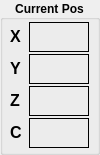
         <widget class="QGroupBox" name="axesGB">
          <property name="sizePolicy">
           <sizepolicy hsizetype="Fixed" vsizetype="Preferred">
            <horstretch>0</horstretch>
            <verstretch>0</verstretch>
           </sizepolicy>
          </property>
          <property name="minimumSize">
           <size>
            <width>90</width>
            <height>0</height>
           </size>
          </property>
          <property name="maximumSize">
           <size>
            <width>100</width>
            <height>16777215</height>
           </size>
          </property>
          <property name="font">
           <font>
            <weight>75</weight>
            <bold>true</bold>
           </font>
          </property>
          <property name="layoutDirection">
           <enum>Qt::LeftToRight</enum>
          </property>
          <property name="title">
           <string>Current Pos</string>
          </property>
          <property name="alignment">
           <set>Qt::AlignCenter</set>
          </property>
          <property name="flat">
           <bool>true</bool>
          </property>
          <property name="checkable">
           <bool>false</bool>
          </property>
          <layout class="QGridLayout" name="gridLayout_8">
           <property name="leftMargin">
            <number>2</number>
           </property>
           <property name="topMargin">
            <number>2</number>
           </property>
           <property name="rightMargin">
            <number>2</number>
           </property>
           <property name="bottomMargin">
            <number>2</number>
           </property>
           <property name="spacing">
            <number>2</number>
           </property>
           <item row="2" column="0">
            <widget class="QLabel" name="label_9">
             <property name="sizePolicy">
              <sizepolicy hsizetype="Fixed" vsizetype="Fixed">
               <horstretch>0</horstretch>
               <verstretch>0</verstretch>
              </sizepolicy>
             </property>
             <property name="font">
              <font>
               <pointsize>12</pointsize>
               <weight>75</weight>
               <italic>false</italic>
               <bold>true</bold>
               <stylestrategy>PreferAntialias</stylestrategy>
              </font>
             </property>
             <property name="text">
              <string>Y</string>
             </property>
            </widget>
           </item>
           <item row="2" column="1">
            <widget class="QLabel" name="position_Y">
             <property name="sizePolicy">
              <sizepolicy hsizetype="Fixed" vsizetype="Minimum">
               <horstretch>0</horstretch>
               <verstretch>0</verstretch>
              </sizepolicy>
             </property>
             <property name="minimumSize">
              <size>
               <width>60</width>
               <height>30</height>
              </size>
             </property>
             <property name="baseSize">
              <size>
               <width>0</width>
               <height>0</height>
              </size>
             </property>
             <property name="frameShape">
              <enum>QFrame::Box</enum>
             </property>
             <property name="text">
              <string/>
             </property>
            </widget>
           </item>
           <item row="3" column="1">
            <widget class="QLabel" name="position_Z">
             <property name="sizePolicy">
              <sizepolicy hsizetype="Fixed" vsizetype="Minimum">
               <horstretch>0</horstretch>
               <verstretch>0</verstretch>
              </sizepolicy>
             </property>
             <property name="minimumSize">
              <size>
               <width>60</width>
               <height>30</height>
              </size>
             </property>
             <property name="baseSize">
              <size>
               <width>0</width>
               <height>0</height>
              </size>
             </property>
             <property name="frameShape">
              <enum>QFrame::Box</enum>
             </property>
             <property name="text">
              <string/>
             </property>
            </widget>
           </item>
           <item row="0" column="0">
            <widget class="QLabel" name="label_8">
             <property name="sizePolicy">
              <sizepolicy hsizetype="Fixed" vsizetype="Fixed">
               <horstretch>0</horstretch>
               <verstretch>0</verstretch>
              </sizepolicy>
             </property>
             <property name="font">
              <font>
               <pointsize>12</pointsize>
               <weight>75</weight>
               <italic>false</italic>
               <bold>true</bold>
               <stylestrategy>PreferAntialias</stylestrategy>
              </font>
             </property>
             <property name="text">
              <string>X</string>
             </property>
            </widget>
           </item>
           <item row="4" column="1">
            <widget class="QLabel" name="position_C">
             <property name="sizePolicy">
              <sizepolicy hsizetype="Minimum" vsizetype="Minimum">
               <horstretch>0</horstretch>
               <verstretch>0</verstretch>
              </sizepolicy>
             </property>
             <property name="minimumSize">
              <size>
               <width>60</width>
               <height>30</height>
              </size>
             </property>
             <property name="baseSize">
              <size>
               <width>0</width>
               <height>0</height>
              </size>
             </property>
             <property name="frameShape">
              <enum>QFrame::Box</enum>
             </property>
             <property name="text">
              <string/>
             </property>
            </widget>
           </item>
           <item row="3" column="0">
            <widget class="QLabel" name="label_10">
             <property name="sizePolicy">
              <sizepolicy hsizetype="Fixed" vsizetype="Fixed">
               <horstretch>0</horstretch>
               <verstretch>0</verstretch>
              </sizepolicy>
             </property>
             <property name="font">
              <font>
               <pointsize>12</pointsize>
               <weight>75</weight>
               <italic>false</italic>
               <bold>true</bold>
               <stylestrategy>PreferAntialias</stylestrategy>
              </font>
             </property>
             <property name="text">
              <string>Z</string>
             </property>
            </widget>
           </item>
           <item row="4" column="0">
            <widget class="QLabel" name="label_11">
             <property name="sizePolicy">
              <sizepolicy hsizetype="Fixed" vsizetype="Fixed">
               <horstretch>0</horstretch>
               <verstretch>0</verstretch>
              </sizepolicy>
             </property>
             <property name="font">
              <font>
               <pointsize>12</pointsize>
               <weight>75</weight>
               <italic>false</italic>
               <bold>true</bold>
               <stylestrategy>PreferAntialias</stylestrategy>
              </font>
             </property>
             <property name="text">
              <string>C</string>
             </property>
            </widget>
           </item>
           <item row="0" column="1">
            <widget class="QLabel" name="position_X">
             <property name="sizePolicy">
              <sizepolicy hsizetype="Fixed" vsizetype="Minimum">
               <horstretch>0</horstretch>
               <verstretch>0</verstretch>
              </sizepolicy>
             </property>
             <property name="minimumSize">
              <size>
               <width>60</width>
               <height>30</height>
              </size>
             </property>
             <property name="baseSize">
              <size>
               <width>0</width>
               <height>0</height>
              </size>
             </property>
             <property name="frameShape">
              <enum>QFrame::Box</enum>
             </property>
             <property name="text">
              <string/>
             </property>
            </widget>
           </item>
           <item row="5" column="1">
            <widget class="LED" name="led">
             <property name="maximumSize">
              <size>
               <width>60</width>
               <height>30</height>
              </size>
             </property>
             <property name="diameter">
              <number>25</number>
             </property>
             <property name="currentstate" stdset="0">
              <bool>false</bool>
             </property>
            </widget>
           </item>
          </layout>
         </widget>
